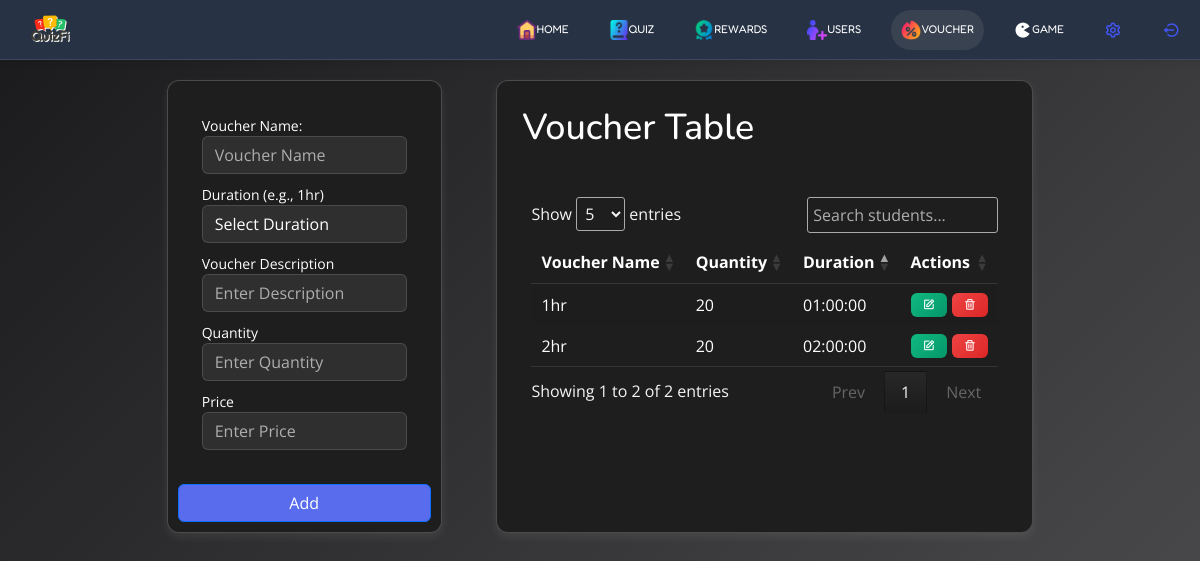
Page /admin/manage_voucher.php (signed in) on the earlier database version.
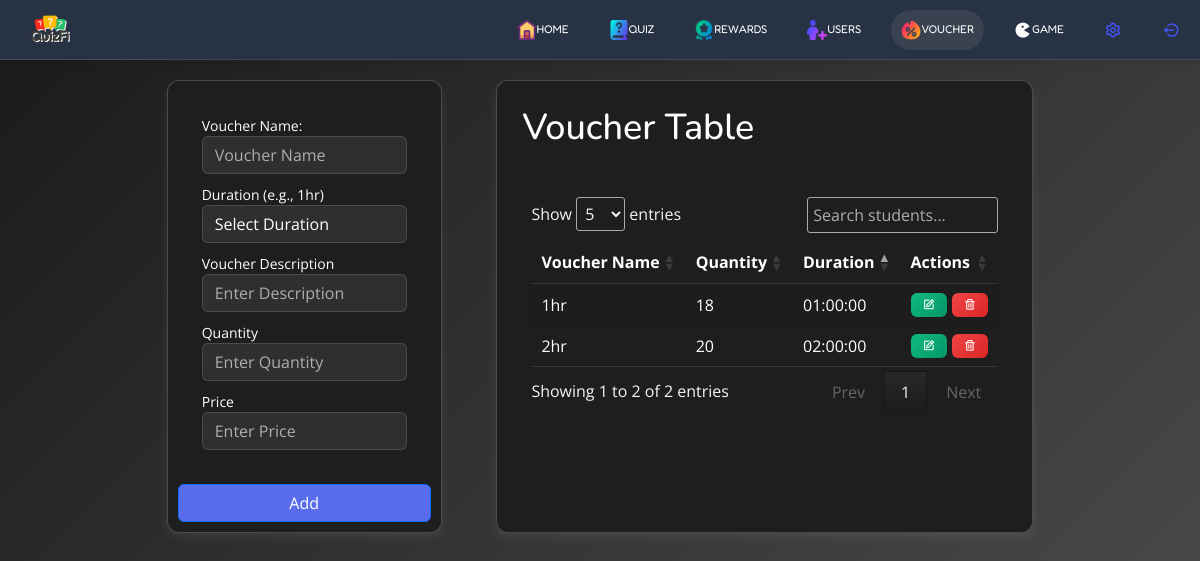
Same page on the later database version.
### tables this page shows
CREATE TABLE IF NOT EXISTS `vouchers` (
  `voucher_id` int NOT NULL AUTO_INCREMENT,
  `voucher_name` varchar(255) DEFAULT NULL,
  `voucher_description` varchar(255) DEFAULT NULL,
  `points` int DEFAULT NULL,
  `quantity` int DEFAULT NULL,
  `duration` time DEFAULT NULL,
  PRIMARY KEY (`voucher_id`)
);

### admin/manage_voucher.php (the view, shortened to what this page needs)
<?php
include 'includes/header.php';
include 'includes/session.php';
?>
<link rel="stylesheet" href="css/manage_voucher.css">
<link rel="stylesheet" href="https://cdn.datatables.net/1.13.7/css/jquery.dataTables.min.css">
<link rel="stylesheet" href="https://cdn.datatables.net/responsive/2.5.0/css/responsive.dataTables.min.css">
<body>
    <header class="header" id="header">
        <?php include_once 'includes/nav-top.php' ?>
    </header>
    <main class="main" id="main">
        <div class="container">
            <div class="card">
                <div class="card-body">
                    <form id="addVoucher">
                        <div class="form-group">
                            <label for="voucher_name">Voucher Name:</label>
                            <input type="text" placeholder="Voucher Name" name="voucher_name" id="voucher_name" class="form-control" required>
                        </div>
                        <div class="form-group">
                            <label for="voucher_duration">Duration (e.g., 1hr)</label>
                            <select class="form-control" id="voucher_duration" name="voucher_duration" required>
                                <option value="" disabled selected>Select Duration</option>
                            </select>
                        </div>
                        <div class="form-group">
                            <label for="voucher_description">Voucher Description</label>
                            <input type="text" placeholder="Enter Description" class="form-control"
                                id="voucher_description" name="voucher_description" required>
                        </div>
                        <div class="form-group">
                            <label for="voucher_quantity">Quantity</label>
                            <input type="number" placeholder="Enter Quantity" class="form-control" id="voucher_quantity"
                                name="voucher_quantity" require d oninput="this.value=this.value.toUpperCase()">
                        </div>
                        <div class="form-group">
                            <label for="voucher_price">Price</label>
                            <input type="number" placeholder="Enter Price" class="form-control" id="voucher_price"
                                name="voucher_price" required oninput="this.value=this.value.toUpperCase()">
                        </div>
                    </form>
                </div>
                <button type="submit" class="btn btn-primary" form="addVoucher">Add</button>
            </div>
            <div class="card">
                <div class="card-header">
                    <h2>Voucher Table</h2>
                </div>
                <div class="card-body">
                    <table id="voucherTable" class="voucherTable stripe">
                        <thead>
                            <tr>
                                <th>Voucher Name</th>
                                <th>Quantity</th>
                                <th>Duration</th>
                                <th>Actions</th>
                            </tr>
                        </thead>
                        <tbody>
                            <?php
                            $sql = "SELECT * FROM vouchers ORDER BY quantity desc";
                            $result = $conn->query($sql);
                            while ($row = $result->fetch_assoc()): ?>
                                <tr>
                                    <td data-label="Voucher Name"><?php echo htmlspecialchars($row['voucher_name']); ?></td>
                                    <td data-label="Quantity"><?php echo htmlspecialchars($row['quantity']); ?></td>
                                    <td data-label="Duration"><?php echo htmlspecialchars($row['duration']); ?></td>
                                    <td data-label="Actions">
                                        <a onclick="editQuantity('<?php echo $row['voucher_id'] ?>', '<?php echo $row['quantity'] ?>')"
                                            class="btn btn-edit" data-toggle="tooltip" data-placement="top"
                                            title="Edit Quantity"><i class='bx bx-edit'></i></a>
                                        <a onclick="delVoucher('<?php echo $row['voucher_id'] ?>')" class="btn btn-delete"
                                            data-toggle="tooltip" data-placement="top" title="Delete Voucher"><i
                                                class='bx bx-trash'></i></a>
                                    </td>
                                </tr>
                            <?php endwhile;
                            ?>
                        </tbody>
                    </table>
                </div>
            </div>
        </div>
    </main>
</body>

Differences in the rows shown:
shown differently, row unchanged: vouchers "2hr": moves up the list
changed vouchers "1hr": quantity "20" → "18"
